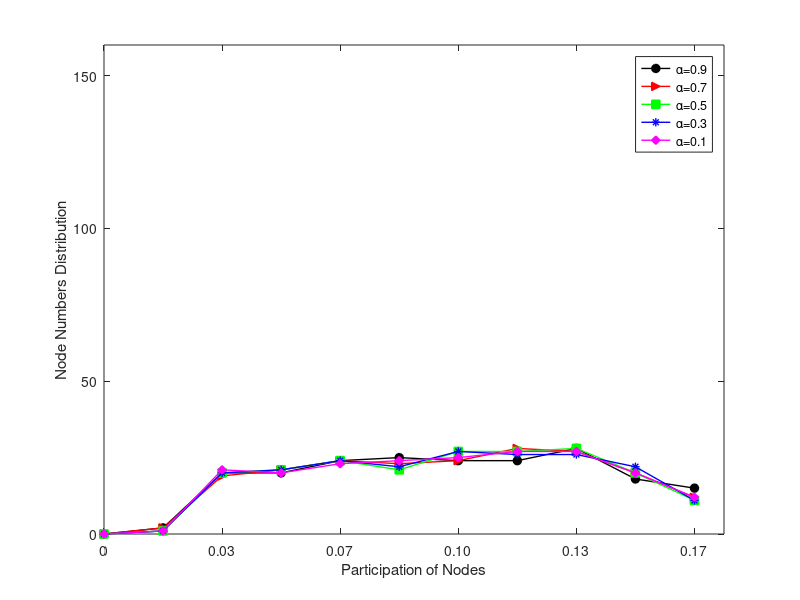

MATLAB code to generate this figure:
%
%Fn=150
clc;
clear;

x = [0 1 2 3 4 5 6 7 8 9 10];
y1 = [0	2 20 20	24 25 24 24 28 18 15];
y2 = [0	2 19 21 24 23 24 28 27 20 12];
y3 = [0	1 20 21 24 21 27 27 28 20 11];
y4 = [0	1 20 21 24 22 27 26 26 22 11];
y5 = [0	1 21 20 23 24 25 27 27 20 12];

figure
fi = plot(x,y1,'-oblack','LineWidth',1.0,'MarkerFaceColor','black');hold on
     plot(x,y2,'->red','LineWidth',1.0,'MarkerFaceColor','red'); hold on
     plot(x,y3,'-sgreen','LineWidth',1.0,'MarkerFaceColor','green'); hold on
     plot(x,y4,'-*blue','LineWidth',1.0); hold on
     plot(x,y5,'-dmagenta','LineWidth',1.0,'MarkerFaceColor','magenta');
set(gca,'XTickLabel',{'0','0.03','0.07','0.10','0.13','0.17','0.2','0.24','0.27','0.30','0.33'},'LineWidth',0.5)
axis([0 10.5 0 160]);
legend('\alpha=0.9','\alpha=0.7','\alpha=0.5','\alpha=0.3','\alpha=0.1')
xlabel('Participation of Nodes')
ylabel('Node Numbers Distribution')